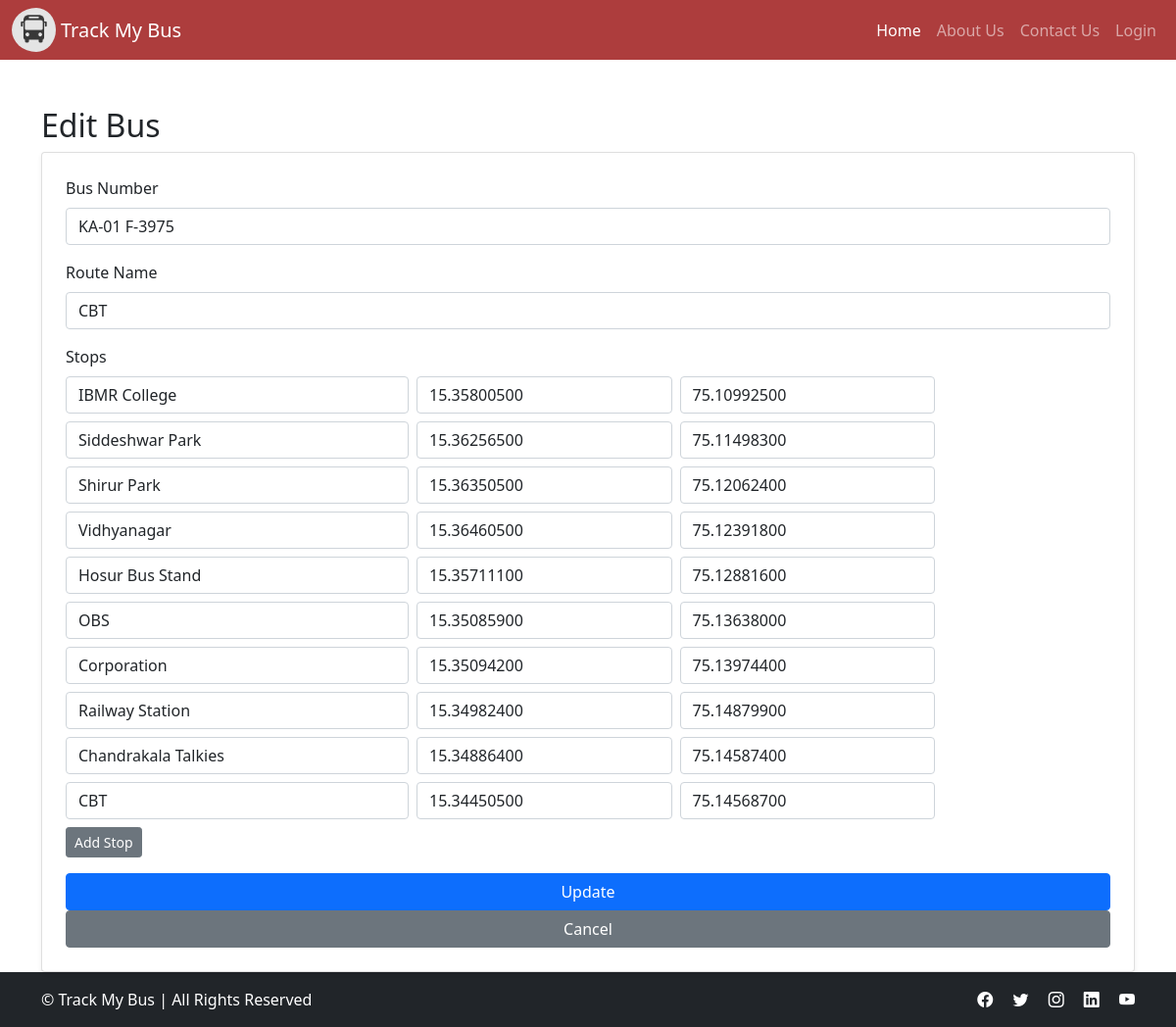
/edit_bus.php?id=3, run on the app's committed database.
### tables this page shows
CREATE TABLE `buses` (
  `id` int(11) NOT NULL,
  `vehicle_number` varchar(20) DEFAULT NULL,
  `route_id` int(11) DEFAULT NULL,
  `driver_id` int(11) DEFAULT NULL
);

CREATE TABLE `routes` (
  `id` int(11) NOT NULL,
  `name` varchar(100) DEFAULT NULL
);

CREATE TABLE `stops` (
  `id` int(11) NOT NULL,
  `name` varchar(100) DEFAULT NULL,
  `route_id` int(11) DEFAULT NULL,
  `stop_order` int(11) DEFAULT NULL,
  `bus_id` int(11) DEFAULT NULL,
  `latitude` decimal(10,8) DEFAULT NULL,
  `longitude` decimal(11,8) DEFAULT NULL
);

### edit_bus.php (the view, shortened to what this page needs)
<?php
include 'header.php';
include 'dbconfig.php';
$bus_id = $_GET['id'];
$stmt = $conn->prepare("
    SELECT b.id AS bus_id, b.vehicle_number, r.id AS route_id, r.name AS route_name
    FROM buses b
    JOIN routes r ON b.route_id = r.id
    WHERE b.id = ?
");
$stmt->execute([$bus_id]);
$bus = $stmt->fetch(PDO::FETCH_ASSOC);
$stmt = $conn->prepare("
    SELECT s.id, s.name, s.latitude, s.longitude
    FROM route_stops rs
    JOIN stops s ON rs.stop_id = s.id
    WHERE rs.route_id = ?
");
$stmt->execute([$bus['route_id']]);
$stops = $stmt->fetchAll(PDO::FETCH_ASSOC);
?>
<div class="container mt-5">
    <h2>Edit Bus</h2>
    <form method="POST" class="card p-4 shadow-sm">
        <div class="mb-3">
            <label class="form-label">Bus Number</label>
            <input type="text" name="vehicle_number" class="form-control" value="<?= htmlspecialchars($bus['vehicle_number']) ?>" required>
        </div>
        <div class="mb-3">
            <label class="form-label">Route Name</label>
            <input type="text" name="route_name" class="form-control" value="<?= htmlspecialchars($bus['route_name']) ?>" required>
        </div>
        <div class="mb-3">
            <label class="form-label">Stops</label>
            <div id="stopInputs">
                <?php foreach ($stops as $index => $stop): ?>
                    <div class="row g-2 mb-2">
                        <div class="col-md-4">
                            <input type="text" name="stops[<?= $index ?>][name]" class="form-control" value="<?= htmlspecialchars($stop['name']) ?>" placeholder="Stop Name" required>
                        </div>
                        <div class="col-md-3">
                            <input type="text" name="stops[<?= $index ?>][lat]" class="form-control" value="<?= htmlspecialchars($stop['latitude']) ?>" placeholder="Latitude" required>
                        </div>
                        <div class="col-md-3">
                            <input type="text" name="stops[<?= $index ?>][lng]" class="form-control" value="<?= htmlspecialchars($stop['longitude']) ?>" placeholder="Longitude" required>
                        </div>
                    </div>
                <?php endforeach; ?>
            </div>
            <button type="button" class="btn btn-sm btn-secondary" onclick="addStopInput()">Add Stop</button>
        </div>
        <button type="submit" class="btn btn-primary">Update</button>
        <a href="admin_manage_buses.php" class="btn btn-secondary">Cancel</a>
    </form>
</div>
<?php
include 'footer.php'; ?>

### css/app.css (style rules this page uses)
html, body { height: 100%; margin: 0; display: flex; flex-direction: column; }
body { flex: 1; }

### header.php (style rules this page uses)
form.card { transition: box-shadow 0.3s ease, transform 0.3s ease; }
input.form-control { transition: border-color 0.3s ease, box-shadow 0.3s ease; }
.btn { transition: all 0.3s ease-in-out; }
form.card { animation: fadeInUp 0.6s ease; }
.row.mb-2 { animation: fadeInNewStop 0.4s ease-in-out; }
.btn { transition: transform 0.2s ease, box-shadow 0.2s ease; }
.container h2 { animation: fadeInUp 0.6s ease-out; }
.card { transition: transform 0.3s ease, box-shadow 0.3s ease; animation: fadeInUp 0.8s ease-out; }
.btn { transition: transform 0.2s ease; }

### data on the page
buses: vehicle_number "KA-01 F-3975", route_name "CBT"
stops: name "IBMR College", latitude "15.35800500", longitude "75.10992500"
stops: name "Siddeshwar Park", latitude "15.36256500", longitude "75.11498300"
stops: name "Shirur Park", latitude "15.36350500", longitude "75.12062400"
stops: name "Vidhyanagar", latitude "15.36460500", longitude "75.12391800"
stops: name "Hosur Bus Stand", latitude "15.35711100", longitude "75.12881600"
stops: name "OBS", latitude "15.35085900", longitude "75.13638000"
stops: name "Corporation", latitude "15.35094200", longitude "75.13974400"
stops: name "Railway Station", latitude "15.34982400", longitude "75.14879900"
stops: name "Chandrakala Talkies", latitude "15.34886400", longitude "75.14587400"
stops: name "CBT", latitude "15.34450500", longitude "75.14568700"
